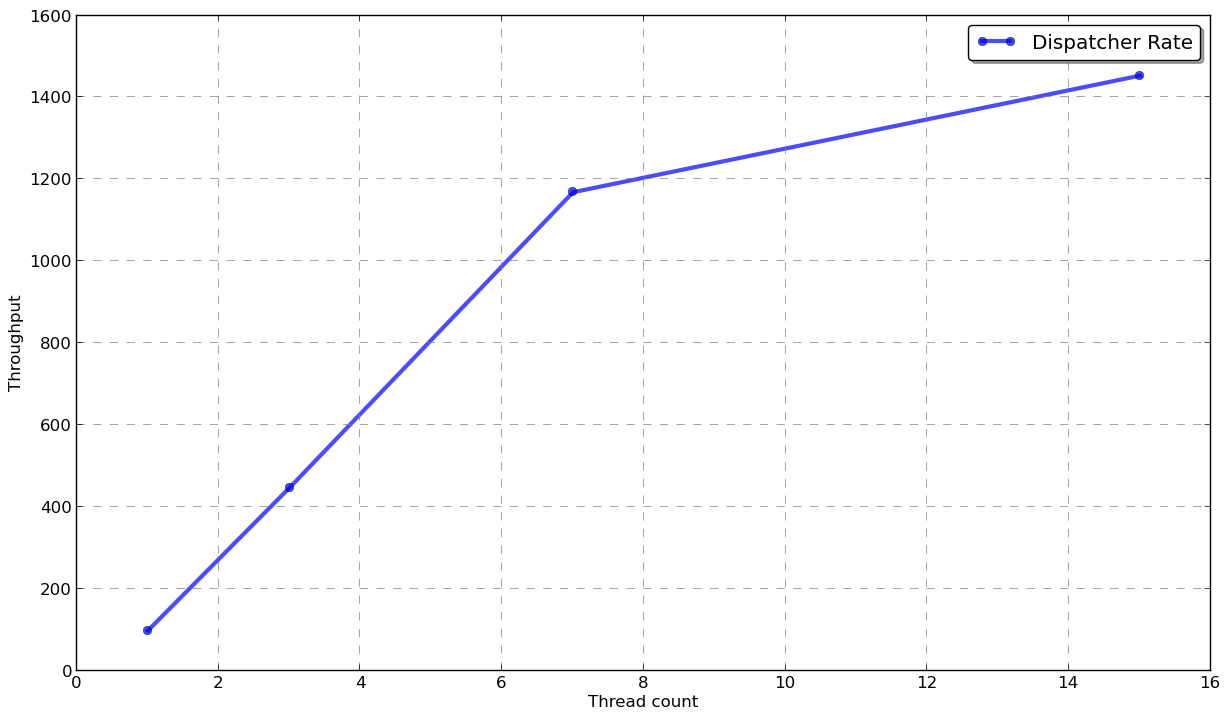

Source code (Python):
import csv
import sys

import matplotlib
matplotlib.use('Agg')

from pylab import *
from numpy import *


def main():

    plt, ax = new_plot(xaxis="Thread count", yaxis="Throughput")
    
    root   = "plot1"
    path   = "experiment_1_1394652040.dat"
    output = "plot1.png"
    
    data = parse(path)
    
    x = [ float(row[0]) for row in data ]

    y = [ abs(float(row[-1])) for row in data]

    plot(x, y, "o-", alpha=.7, linewidth=3, label="Dispatcher Rate")

    save_plot(plot, ax, output)
    

def save_plot(plt, ax, path):
    
    lgd = ax.legend( bbox_to_anchor=(1., 1.), loc="best",
                     ncol=1, fancybox=True, shadow=True)

    print "saving to output: "+path
    # savefig(output, box_extra_artists=(lgd,), bbox_inches='tight')
    savefig(path, bbox_inches='tight')


def new_plot(title = "", xaxis = "", yaxis = "", logx=False, logy=False):

    plt = matplotlib.pyplot.figure(num=None, figsize=(15, 10), dpi=80, facecolor='w')
    ax = axes()

    if logx: ax.set_xscale('log')
    if logy: ax.set_yscale('log')

    ax.set_xlabel(xaxis) 
    ax.set_ylabel(yaxis)
    ax.set_title(title)
    
    ax.yaxis.grid(color='gray', linestyle='dashed')
    ax.xaxis.grid(color='gray', linestyle='dashed')
    
    plt.tight_layout(pad=10)
    
    handles, labels = ax.get_legend_handles_labels()
    ax.grid('on')

    return plot, ax

# Parse data into list
def parse(path, sortCol = -1):
    data = []
    with open(path, 'rb') as csvfile:
        for row in csvfile:
            row_list = row.strip().split()
            data.append(row_list)

    if sortCol > 0:
        data = sorted(data, key=lambda a_entry: -a_entry[sortCol])

    return data

if __name__ == '__main__':
    main()
